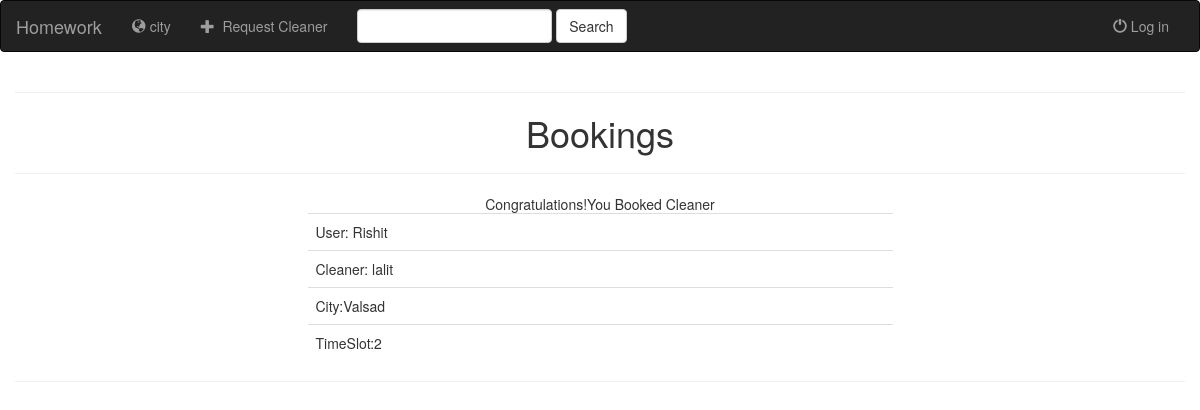
Screenshot of /booking/bookingdetail/3/ with the database file from the repository.
### booking/models.py (models this page shows, shortened)
class BookingModel(models.Model):
    user=models.ForeignKey(User,null=True,on_delete=models.SET_NULL)
    cleaner=models.ForeignKey(Cleaner,null=True,on_delete=models.SET_NULL)
    date=models.DateField()
    city=models.ForeignKey(City,null=True,on_delete=models.SET_NULL)
    timeslot=models.IntegerField(null=True)

### registration/models.py (models this page shows, shortened)
class User(AbstractUser):
    username = models.CharField(max_length=10,unique=False) #bydefault usernname is unique
    contact = models.CharField('Contact',max_length=10,unique=True)
    first_name = models.CharField('first_name',max_length=30,blank=True)
    last_name = models.CharField('Last_name',max_length=30,blank=True)
    is_cleaner =models.BooleanField('cleaner',default=False)
    USERNAME_FIELD = 'contact'
    REQUIRED_FIELDS = ['username']
    def __str__(self):
        return str(self.id)+' '+str(self.contact)

class Cleaner(models.Model):
    user=models.OneToOneField(User,on_delete=models.PROTECT,primary_key=True)
    quality_score=models.FloatField(default=0.0)
    city=models.ForeignKey(City,on_delete=models.CASCADE)
    def __str__(self):
        return str(self.user)+' '+str(self.city)

class City(models.Model):
    city_name=models.CharField(max_length=50,unique=True)
    def __str__(self):
        return self.city_name

### booking/views.py (the view)
# urls.py: path('bookingdetail/<int:pk>/',BookingDetail.as_view(),name='bookinglist'),
class BookingDetail(DetailView):
    model=BookingModel
    template_name = 'booking/bookingdetail.html'
    extra_context = {'form':BookingDetailForm()}

### booking/forms.py
class BookingDetailForm(forms.ModelForm):
    class Meta:
        model=BookingModel
        fields='__all__'

### booking/templates/booking/bookingdetail.html (shortened to what this page needs)
{% extends 'registration/base.html' %}
{% block body %}
<div class="col-md-12">
    <center>
<hr>
<h1>Bookings</h1>
<hr>
<center>
        {% if object %}
        <table class="table table-hover" style="width:50%;" align="center"><center>
        <tr><td>User: {{object.user.first_name}}</td></tr>
        <tr><td>Cleaner: {{object.cleaner.user.first_name}}</td></tr>
        <tr><td>City:{{object.city}}</td></tr>
        <tr><td>TimeSlot:{{object.timeslot}}</td></tr>
        <tr></tr></center></table><hr>
        {% else %}
        <tr><h2>Data not Exists</h2></tr>
        {% endif %}
</table></center>
</div>
{% endblock %}

### rows the page displays
BookingModel: user.first_name "Rishit", cleaner.user.first_name "lalit", city "Valsad", timeslot "2"
